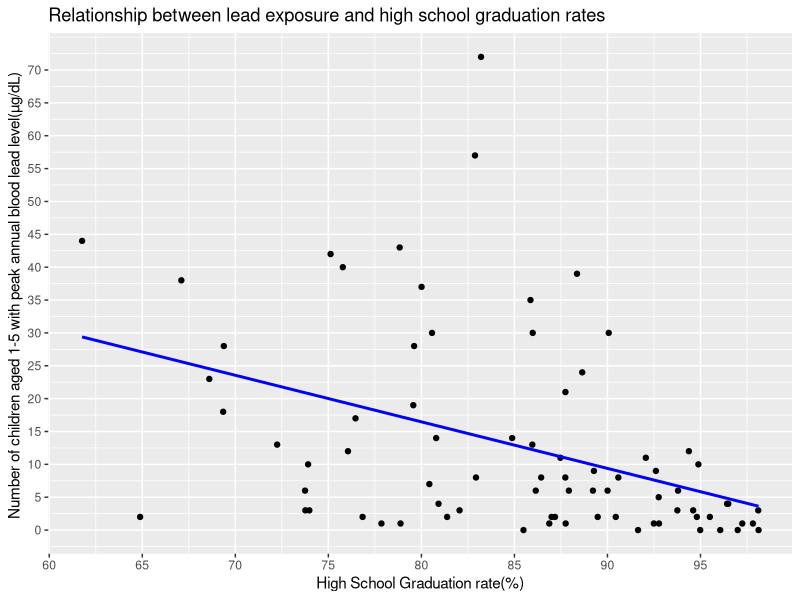

The R source for this figure:
## ---- chunk 1


library(readr)
library(ggplot2)
Chicago_Health_Data_ <- read_csv("Chicago Health Data .csv")
Chicago_Health_Data_$LDPC_22 <- as.numeric(Chicago_Health_Data_$LDPC_22)
Chicago_Health_Data_$EDB_21 <- as.numeric(Chicago_Health_Data_$EDB_21)

max_LDPC <- max(Chicago_Health_Data_$LDPC_22, na.rm = TRUE)
max_EDB <- max(Chicago_Health_Data_$EDB_21, na.rm = TRUE)
## ---- chunk 2

plot_1 <- ggplot(Chicago_Health_Data_, aes(x = EDB_21, y = LDPC_22)) + 
  geom_point() + 
  geom_smooth(method = "lm", se = FALSE, color = "blue" ) +
  labs( x = "High School Graduation rate(%)",
        y = "Number of children aged 1-5 with peak annual blood lead level(µg/dL) ", 
        title = "Relationship between lead exposure and high school graduation rates") +
scale_y_continuous(breaks = seq(0, ceiling(max_LDPC), by = 5)) +
  scale_x_continuous(breaks = seq(0, ceiling(max_EDB), by = 5))

plot_1

## ---- chunk 3
library(broom)

fit_1 <- lm(EDB_21~LDPC_22, data = Chicago_Health_Data_)

tidy_result <- tidy(fit_1)
print(tidy_result)
